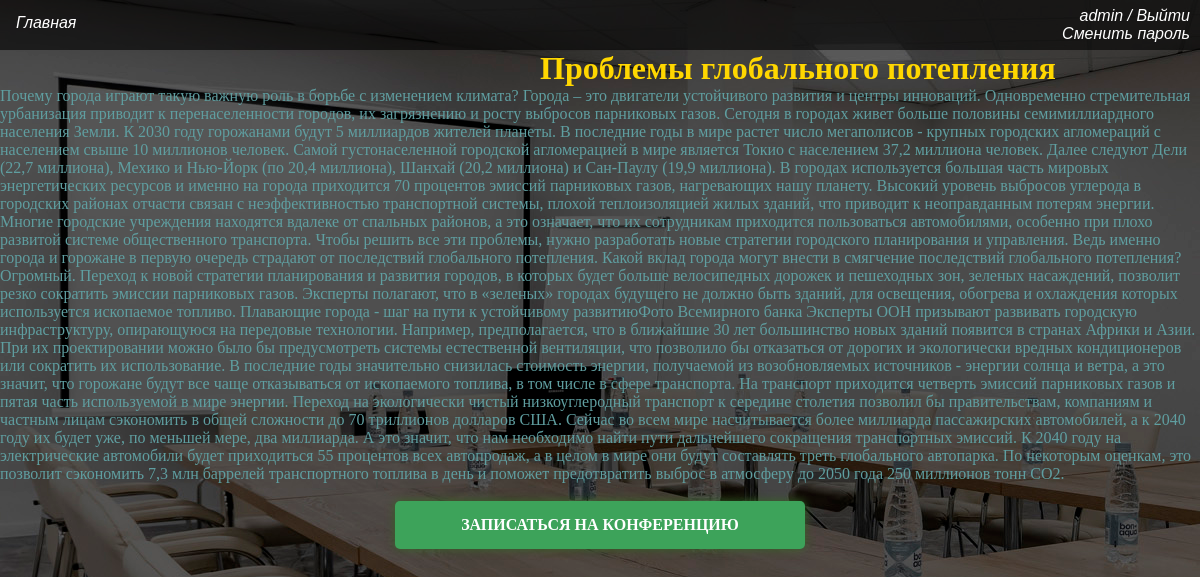
/catalog/More_details/13/ (signed in), run on the app's committed database.
### catalog/models.py (models this page shows)
class ConfirenceList(models.Model):
    IT = 'IT'
    Since = 'Since'
    Football = 'Football'
    Ecology = 'Ecology'
    conf_list = [
        (IT, 'IT'),
        (Since, 'Since'),
        (Football, 'Football'),
        (Ecology, 'Ecology'),
    ]
    name = models.CharField(max_length=255)
    text = models.TextField()
    date_published = models.DateTimeField(auto_now_add=False)
    category = models.CharField(max_length=8, choices=conf_list, default=IT)
    img = models.ImageField(upload_to='static/images', null=True, blank=True)

### catalog/views.py (the view)
# urls.py: path('More_details/<int:id>/', views.More_info, name='More_info'),
def More_info(request, id):
    tupl = get_object_or_404(ConfirenceList, id=id)
    more_info = {'more_info': tupl}
    return render(request, 'More_details.html', more_info)

### catalog/templates/More_details.html (shortened to what this page needs)
{% extends 'base.html' %}
{% block info %}
<div class="information">
    {% if more_info %}
        <h1 class="conf_name">{{ more_info.name }}</h1>
        <div class="detail_info">{{ more_info.text }}</div>
    {% endif %}
    <br><div class="record"><a href="{% url 'catalog:register_on_confirence' more_info.id %}">Записаться на конференцию</a></div>
</div>
{% endblock %}

### catalog/templates/base.html (shortened to what this page needs)
{% load static %}
<!DOCTYPE html>
<html lang="en">
<head>
    <link rel="stylesheet" href="{% static 'css/style.css' %}">
    <link rel="stylesheet" href="{% static 'css/login_style.css' %}">
</head>
<body >
<div class="main">
<header>
<div class="main-word"><a  href="{% url 'catalog:Confirences' %}">Главная</a></div>
<div class="aunteficate">
{%  if not user.is_authenticated %}
    {% block register %}<div  class="sign-up"><a href="{%url 'catalog:register_user'%}">Регистрация</a></div>{% endblock %}
    {% block login %}<div class="sign-in"><a  href="{% url 'catalog:login' %}">Войти</a></div>{% endblock %}
    {% else %}
        {% block profile%}
            <div class="account">
                <div class="username">{{ user.username }}<a href='{% url 'catalog:logout' %}'> / Выйти</a></div>
                <div class="change-password"><a href="{% url 'catalog:change_password' %}">Сменить пароль</a></div>
            </div>
        {% endblock %}
{% endif %}
   </div>
</header>
  <div class="content">
  <div>
    {% block info %}
    {% endblock %}
  </div>
    </div>
</div>
</body>
</html>

### catalog/static/css/style.css (style rules this page uses)
* { margin: 0; padding: 0; }
a { text-decoration:none; color: white; }
body { background-image: url("/static/images/main_back.jpg"); background-repeat: no-repeat; }
.main { min-height: 100vh; display: flex; flex-direction: column; }
header { width: 100%; min-height: 50px; max-height: 50px; background-color: rgba(0, 0, 0, 0.6); display: flex; justify-content: space-between; font-family: 'Trebuchet MS', 'Lucida Sans Unicode', 'Lucida Grande', 'Lucida Sans', Arial, sans-serif; font-style: italic; color: rgb(255, 255, 255); z-index: 100; flex: 10% }
.content { display: flex; flex: 90%; }
.record { cursor: pointer; width: 400px; padding: 15px 5px; text-transform: uppercase; vertical-align: middle; background: #3da35a; border: none; color: #ffffff; font-weight: 600; border-radius: 5px; box-shadow: 0 0 10px rgb(56,100,38); transition: all 1s; text-align: center; margin: auto; }
.aunteficate { width: 100%; text-align: right; display: flex; justify-content: flex-end; align-items: center; }
.account { margin-right: 10px; }
h1.conf_name { padding-left: 45%; color: gold; }
.detail_info { color: cadetblue; }
.main-word { text-align: center; line-height: 45px; width: 100px; }
.information { width: 100vw; }

### data on the page
ConfirenceList: name "Проблемы глобального потепления", text "Почему города играют такую важную роль в борьбе с изменением климата? Города – это двигатели устойчивого развития и центры инноваций. Одновременно стремительная урбанизация приводит к перенаселенности городов, их загрязнению и росту выбросов парниковых газов. Сегодня в городах живет больше половины семимиллиардного населения Земли. К 2030 году горожанами будут 5 миллиардов жителей планеты. В последние годы в мире растет число мегаполисов - крупных городских агломераций с населением свыше 10 миллионов человек. Самой густонаселенной городской агломерацией в мире является Токио с населением 37,2 миллиона человек. Далее следуют Дели (22,7 миллиона), Мехико и Нью-Йорк (по 20,4 миллиона), Шанхай…"

### other printed values
{{ user.username }} "admin"
